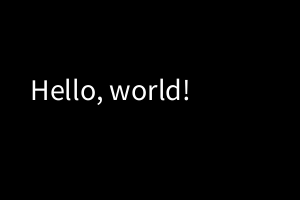
Frame 1 (no input)
Frame 60 (the mouse pressed at the canvas centre just before this capture): identical to frame 1, image omitted
Frame 120 (the mouse held since frame 60 and released just before this capture): identical to frame 1, image omitted

The Processing sketch that drew this single still picture (run headless with seeded random() and noise(); from frame 60 on, the mouse is pressed at the canvas centre):

// Processing sketch: HelloWorld
// ── HelloWorld.pde
void setup()
{
  size( 300, 200 );
}

void draw()
{
  background( 0, 0, 0 );
  textSize(30);
  text( "Hello, world!", 30, 100 );
}
